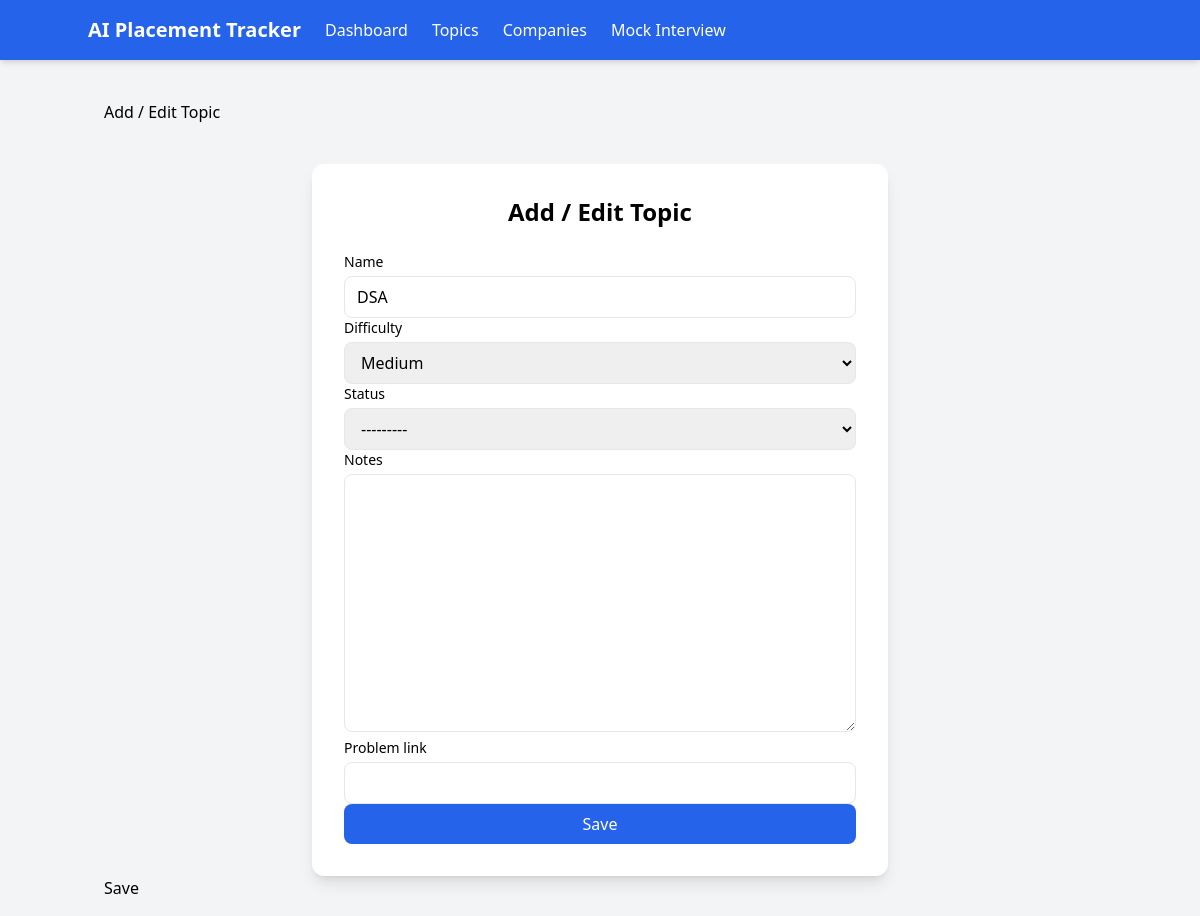
/topics/1/edit/ (signed in), run on the app's committed database.
### tracker/models.py (models this page shows)
class Topic(models.Model):
    title = models.CharField(max_length=200)
    created_at = models.DateTimeField(auto_now_add=True)
    STATUS_CHOICES = (
       ('pending', 'Pending'),
       ('in_progress', 'In Progress'),
       ('completed', 'Completed'),
    )
    DIFFICULTY = (
        ('Easy', 'Easy'),
        ('Medium', 'Medium'),
        ('Hard', 'Hard'),
    )
    user = models.ForeignKey(settings.AUTH_USER_MODEL, on_delete=models.CASCADE)
    name = models.CharField(max_length=100)
    difficulty = models.CharField(max_length=10, choices=DIFFICULTY)
    status = models.CharField(max_length=20, choices=STATUS_CHOICES)
    notes = models.TextField(blank=True)
    problem_link = models.URLField(blank=True)

### tracker/views.py (the view)
# urls.py: path('topics/<int:pk>/edit/', views.topic_update, name='topic_update'),
@login_required
def topic_update(request, pk):
    topic = get_object_or_404(Topic, pk=pk, user=request.user)
    if request.method == 'POST':
        form = TopicForm(request.POST, instance=topic)
        if form.is_valid():
            form.save()
            return redirect('topic_list')
    else:
        form = TopicForm(instance=topic)
    return render(request, 'topic_form.html', {'form': form})

### tracker/forms.py
class TopicForm(forms.ModelForm):
    class Meta:
        model = Topic
        fields = ['name', 'difficulty', 'status', 'notes', 'problem_link']
        widgets = {
            'name': forms.TextInput(attrs={
                'class': 'w-full border rounded-lg px-3 py-2'
            }),
            'difficulty': forms.Select(attrs={
                'class': 'w-full border rounded-lg px-3 py-2'
            }),
            'status': forms.Select(attrs={
                'class': 'w-full border rounded-lg px-3 py-2'
            }),
            'notes': forms.Textarea(attrs={
                'class': 'w-full border rounded-lg px-3 py-2'
            }),
            'problem_link': forms.URLInput(attrs={
                'class': 'w-full border rounded-lg px-3 py-2'
            }),
        }

### templates/topic_form.html (shortened to what this page needs)
{% extends "base.html" %}
{% block content %}
<h2>Add / Edit Topic</h2>
<form method="POST">
    <div class="max-w-xl mx-auto mt-10 bg-white p-8 rounded-xl shadow-lg">
    <h2 class="text-2xl font-bold mb-6 text-center">
        Add / Edit Topic
    </h2>
    <form method="POST" class="space-y-5">
        {% for field in form %}
            <div>
                <label class="block text-sm font-medium mb-1">
                    {{ field.label }}
                </label>
                {{ field }}
            </div>
        {% endfor %}
        <button type="submit"
            class="w-full bg-blue-600 text-white py-2 rounded-lg hover:bg-blue-700 transition">
            Save
        </button>
    </form>
</div>
    <button type="submit">Save</button>
</form>
{% endblock %}

### data on the page
Topic: form "DSA" "Medium" "---------"

### other printed values
{{ field.label }} "Name" "Difficulty" "Status" "Notes" "Problem link"
